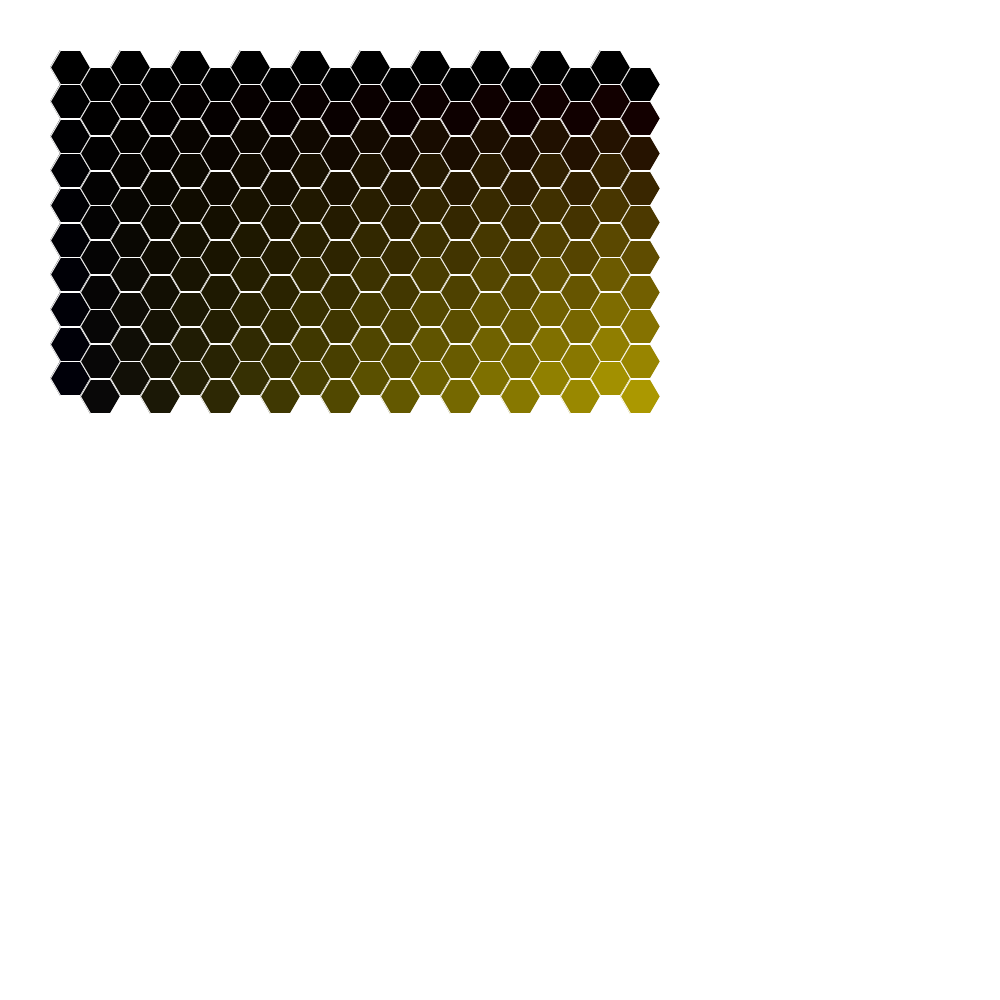
Frame 1 (no input)
Frame 60 (the mouse pressed at the canvas centre just before this capture): identical to frame 1, image omitted
Frame 120 (the mouse held since frame 60 and released just before this capture): identical to frame 1, image omitted

The Processing sketch that drew this single still picture (run headless with seeded random() and noise(); from frame 60 on, the mouse is pressed at the canvas centre):

// Processing sketch: som
// ── som.pde
final int BG_COLOR = 255;
final int LEFT_MARGIN = 50;
final int TOP_MARGIN = 50;

int hover_time = 0;

void draw_hexagon(int x, int y, int circumdiameter, boolean hover) {
	float R = float(circumdiameter) / 2.0;
	float r = R * sqrt(3.0) / 2.0;
	stroke(255);
	if (hover) {
		fill(180);
	} 
	else {
		//fill(235);
	}
	beginShape();
	vertex(x, y + r);
	vertex(x + R / 2.0, y + 2 * r);
	vertex(x + (3/2.0) * R, y + 2 * r);
	vertex(x + 2 * R, y + r);
	vertex(x + (3/2.0) * R, y);
	vertex(x + R / 2.0, y);
	endShape(CLOSE);
}

void draw_square(int x, int y, int sq_width, boolean hover) {
	if (hover) {
		fill(100);
	}
	else {
		fill(255);
	}
	rect(x, y, sq_width, sq_width);
}

void draw_square_grid(int width, int height, int sq_width) {
	for (int i=0; i < width; i++) {
		for (int j=0; j < height; j++) {
			int x = LEFT_MARGIN + i * sq_width;
			int y = TOP_MARGIN + j * sq_width;
			int next_x = LEFT_MARGIN + (i + 1) * sq_width;
			int next_y = TOP_MARGIN + (j + 1) * sq_width;
			boolean fill_ = false;
			if (mouseX > x && mouseY > y && mouseX < next_x && mouseY < next_y ) {
				fill_ = true;
				fill(0);
			}
			draw_square(x, y, sq_width, fill_);
		}
	}
}

void draw_hexagonal_grid(int width, int height, int circumdiameter) {
	double cr = (double)circumdiameter;
	double ir = sqrt(3.0) * cr / 2.0;
	for (int i=0; i < width; i++) {
		for (int j=0; j < height; j++) {
			fill(i*j, i*j - i, j-i);
			double offset = ir;
			if (i % 2 == 0) {
				offset = 0.0;
			}
			double x = (double)LEFT_MARGIN + i * (3.0 / 2.0) * cr;
			double y = (double)TOP_MARGIN + j * 2.0 * ir + offset;
			double next_x = (double)LEFT_MARGIN + (i + 1) * (3.0 / 2.0) * cr;
			double next_y = (double)TOP_MARGIN + (j+1) * 2 * ir + offset;
			boolean fill_ = false;
			if (mouseX > x && mouseY > y && mouseX < next_x && mouseY < next_y ) {
				fill_ = true;
				fill(0);
				//text(i + ", " + j, 100, 800);
			}
			draw_hexagon((int)x, (int)y, (int)(cr*2), fill_);
		}
	}
}

void setup() {
	smooth();
	size(1000,1000);
}

void draw() {
	background(BG_COLOR);
	draw_hexagonal_grid(20,10,20);
	//draw_square_grid(20,10,25);
}
